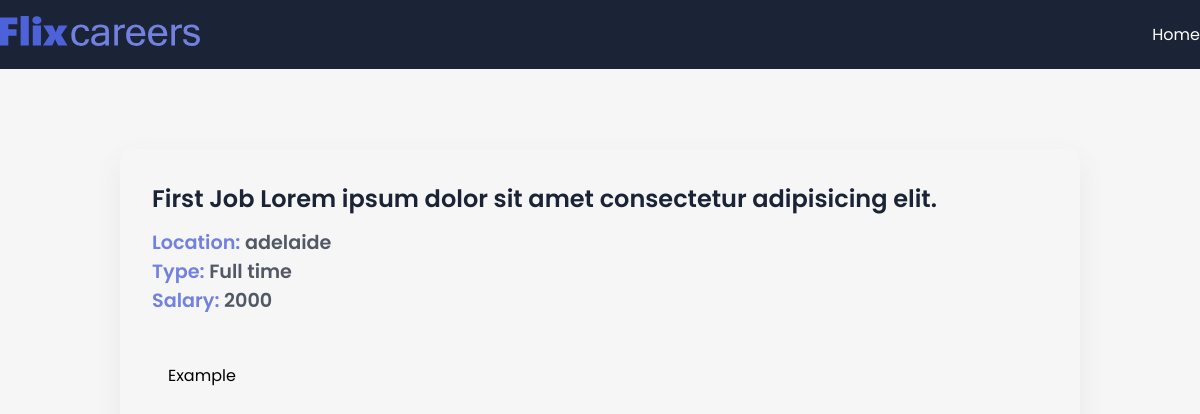
/job/1, run on the app's committed database.
### app/models.py (models this page shows, shortened)
class JobPost(models.Model):
    JOB_TYPE_CHOICES = [
        ('Full Time', 'Full Time'),
        ('Part Time', 'Part Time'),
    ]
    title = models.CharField(max_length=200)
    description = models.TextField(max_length=200)
    date = models.DateTimeField(auto_now_add=True)
    salary = models.IntegerField()
    slug = models.SlugField(null=True, max_length=40, unique=True)
    expiry = models.DateTimeField(null=True)
    location = models.OneToOneField(Location, on_delete=models.CASCADE, null=True)
    author = models.ForeignKey(Author, on_delete=models.CASCADE, null=True)
    skills = models.ManyToManyField(Skills)
    type =  models.CharField(max_length=200, null=False, choices=JOB_TYPE_CHOICES)

class Location(models.Model):
    street = models.CharField(max_length=200)
    city = models.CharField(max_length=200)
    state = models.CharField(max_length=200)
    country = models.CharField(max_length=200)
    zip = models.CharField(max_length=200)

### app/views.py (the view)
# urls.py: path('job/<int:id>', views.job_detail, name='job_detail'),
def job_detail(request, id):
    print(type(id))
    try:
        if id == 0:
            return redirect(reverse('jobs_home'))
        job = JobPost.objects.get(id=id)
        context = {'job': job}
    except:
        return HttpResponseNotFound('Not Found') #it shows 404
    return render(request, 'app/job_detail.html', context)

### app/templates/app/job_detail.html (shortened to what this page needs)
{% extends 'base.html' %}
{% block content %}
<section>
  <div class="container">
    <div class="view-post">
      <h1 class="jobtitle">
        {{ job.title }}
        Lorem ipsum dolor sit amet consectetur adipisicing elit.
      </h1>
      <p class="location it">Location: <span>{{job.location.city}}</span></p>
      <p class="status it">Type: <span>Full time</span></p>
      <p class="budget it">Salary: <span>{{job.salary}}</span></p>
      <div class="desc">
        <p class="details">
          {{job.description}}
        </p>
      </div>
    </div>
  </div>
</section>
{% endblock content %}

### app/static/app/style.css (style rules this page uses)
* { margin: 0; padding: 0; box-sizing: border-box; font-family: "Poppins", sans-serif; }
:root { --blue: #4d62d8; --lblue: #7281e0; --card: #fdfdfd; --shadow: #64646f17 0px 12px 29px 0px; --nav: #1b2436; }
body { background: #f5f6f5; }
.container { max-width: 1200px; margin: auto; }
.view-post { width: 80%; border-radius: 10px; box-shadow: var(--shadow); margin: 5em auto; padding: 2em; }
.desc { max-height: 300px; overflow-y: scroll; margin: 2em 0; padding: 1em; }
.jobtitle { font-size: 1.5rem; color: var(--nav); font-weight: 600; margin-bottom: 0.5em; }
.it { font-size: 1.2rem; font-weight: 600; color: var(--lblue); }
.it span { color: #1b2436c0; }

### data on the page
JobPost: title "First Job", location.city "adelaide", salary "2000", description "Example"
